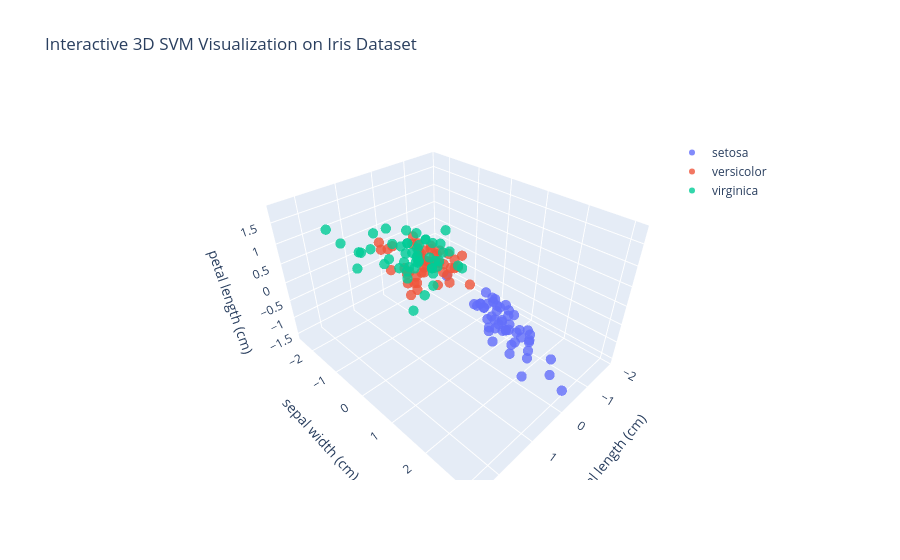

The notebook cell saved with this chart:
### Code cell
import plotly.graph_objs as go
from sklearn import datasets
from sklearn.preprocessing import StandardScaler
from sklearn.svm import SVC

# Load dataset
iris = datasets.load_iris()
X = iris.data
y = iris.target
labels = iris.target_names

# Scale features
scaler = StandardScaler()
X_scaled = scaler.fit_transform(X)

# Train SVM model
svm_model = SVC(kernel='rbf', gamma=0.5, C=1)
svm_model.fit(X_scaled, y)

# Choose three features to visualize
x_idx, y_idx, z_idx = 0, 1, 2  # (sepal length, sepal width, petal length)

# Create 3D scatter plot
fig = go.Figure()

# Plot each class separately for color clarity
for class_value, class_name in enumerate(labels):
    fig.add_trace(go.Scatter3d(
        x=X_scaled[y == class_value, x_idx],
        y=X_scaled[y == class_value, y_idx],
        z=X_scaled[y == class_value, z_idx],
           mode='markers',
        marker=dict(size=6, opacity=0.8),
        name=class_name
    ))

# Customize layout
fig.update_layout(
    scene=dict(
        xaxis_title=iris.feature_names[x_idx],
        yaxis_title=iris.feature_names[y_idx],
        zaxis_title=iris.feature_names[z_idx]
    ),
    title=" Interactive 3D SVM Visualization on Iris Dataset",
    legend=dict(x=0.8, y=0.9),
)

# Display interactive 3D plot
fig.show()
